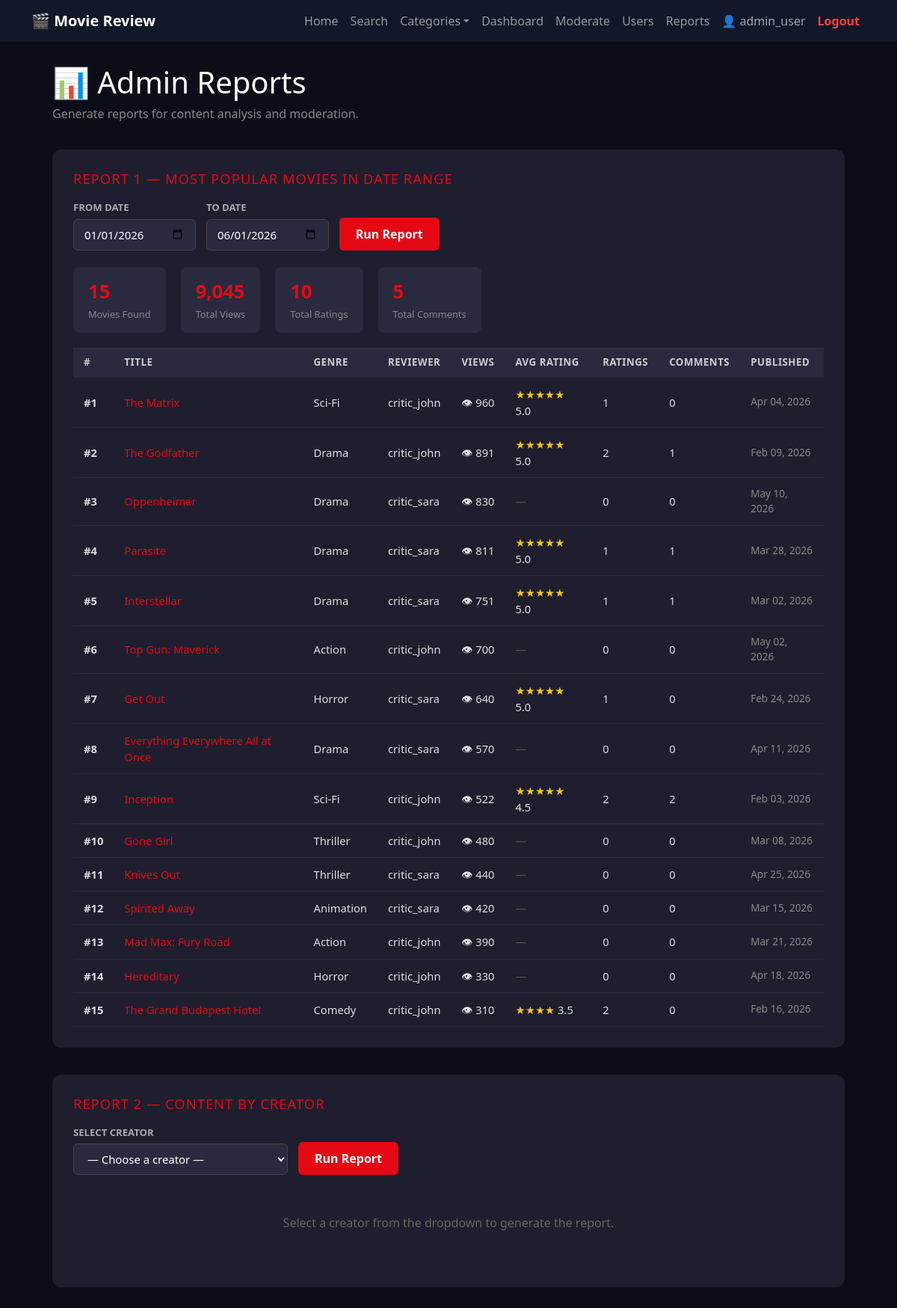
The page /admin_reports.php (signed in) on the database its author committed.
### tables this page shows
CREATE TABLE `dbproj_movies` (
    `movie_id`     INT(11) NOT NULL AUTO_INCREMENT,
    `user_id`      INT(11) NOT NULL,
    `genre_id`     INT(11) DEFAULT NULL,
    `title`        VARCHAR(255) NOT NULL,
    `description`  TEXT DEFAULT NULL,
    `full_review`  LONGTEXT DEFAULT NULL,
    `release_year` YEAR(4) DEFAULT NULL,
    `trailer_url`  VARCHAR(255) DEFAULT NULL,
    `status`       ENUM('draft','published') DEFAULT 'draft',
    `view_count`   INT(11) DEFAULT 0,
    `created_at`   DATETIME DEFAULT current_timestamp(),
    `updated_at`   DATETIME DEFAULT NULL ON UPDATE current_timestamp(),
    PRIMARY KEY (`movie_id`),
    KEY `idx_created_at` (`created_at`),
    KEY `idx_user_id` (`user_id`),
    KEY `idx_view_count` (`view_count`),
    KEY `idx_genre_id` (`genre_id`),
    FULLTEXT KEY `ft_movie_search` (`title`,`description`),
    CONSTRAINT `fk_movies_user`  FOREIGN KEY (`user_id`)  REFERENCES `dbproj_users` (`user_id`),
    CONSTRAINT `fk_movies_genre` FOREIGN KEY (`genre_id`) REFERENCES `dbproj_genres` (`genre_id`)
);

CREATE TABLE `dbproj_genres` (
    `genre_id`   INT(11) NOT NULL AUTO_INCREMENT,
    `genre_name` VARCHAR(100) NOT NULL,
    PRIMARY KEY (`genre_id`),
    UNIQUE KEY `genre_name` (`genre_name`)
);

CREATE TABLE `dbproj_users` (
    `user_id`    INT(11) NOT NULL AUTO_INCREMENT,
    `username`   VARCHAR(100) NOT NULL,
    `email`      VARCHAR(150) NOT NULL,
    `password`   VARCHAR(255) NOT NULL,
    `role_id`    INT(11) NOT NULL,
    `created_at` DATETIME DEFAULT current_timestamp(),
    PRIMARY KEY (`user_id`),
    UNIQUE KEY `username` (`username`),
    UNIQUE KEY `email` (`email`),
    KEY `role_id` (`role_id`),
    CONSTRAINT `fk_users_role` FOREIGN KEY (`role_id`)
        REFERENCES `dbproj_roles` (`role_id`)
);

### admin_reports.php (the view, shortened to what this page needs)
<?php
require_once 'db.php';
$r1_from    = $_GET['r1_from']    ?? date('Y-01-01');
$r1_to      = $_GET['r1_to']      ?? date('Y-m-d');
$r1_results = [];
$r1_error   = '';
if (!empty($r1_from) && !empty($r1_to)) {
    if ($r1_from > $r1_to) {
        $r1_error = 'Start date cannot be after end date.';
    } else {
        $stmt = $conn->prepare("CALL GetPopularMoviesByDateRange(?, ?)");
        $stmt->bind_param('ss', $r1_from, $r1_to);
        $stmt->execute();
        $r1_results = $stmt->get_result()->fetch_all(MYSQLI_ASSOC);
    }
}
$r2_user_id  = intval($_GET['r2_user'] ?? 0);
$r2_results  = [];
$r2_user_info = null;
?>
<!DOCTYPE html>
<html lang="en">
<head>
    <link href="https://cdn.jsdelivr.net/npm/bootstrap@5.3.3/dist/css/bootstrap.min.css" rel="stylesheet">
    <link rel="stylesheet" href="assets/css/style.css">
</head>
<body>
    <?php include 'includes/navbar.php'; ?>
    <div class="reports-container">
        <h1>📊 Admin Reports</h1>
        <p class="subtitle">Generate reports for content analysis and moderation.</p>
        <div class="report-card">
            <h2>Report 1 — Most Popular Movies in Date Range</h2>
            <form method="GET" action="admin_reports.php">
                <div class="filter-row">
                    <div>
                        <label for="r1_from">From Date</label>
                        <input type="date" id="r1_from" name="r1_from" value="<?= htmlspecialchars($r1_from) ?>">
                    </div>
                    <div>
                        <label for="r1_to">To Date</label>
                        <input type="date" id="r1_to" name="r1_to" value="<?= htmlspecialchars($r1_to) ?>">
                    </div>
                    <div>
                        <button type="submit" class="btn-run">Run Report</button>
                    </div>
                </div>
            </form>
            <?php if ($r1_error): ?>
                <p class="error-msg">⚠ <?= htmlspecialchars($r1_error) ?></p>
            <?php elseif (!empty($r1_results)): ?>
                <div class="summary-bar">
                    <div class="summary-stat">
                        <div class="val"><?= count($r1_results) ?></div>
                        <div class="lbl">Movies Found</div>
                    </div>
                    <div class="summary-stat">
                        <div class="val"><?= number_format(array_sum(array_column($r1_results, 'view_count'))) ?></div>
                        <div class="lbl">Total Views</div>
                    </div>
                    <div class="summary-stat">
                        <div class="val"><?= number_format(array_sum(array_column($r1_results, 'total_ratings'))) ?></div>
                        <div class="lbl">Total Ratings</div>
                    </div>
                    <div class="summary-stat">
                        <div class="val"><?= number_format(array_sum(array_column($r1_results, 'total_comments'))) ?></div>
                        <div class="lbl">Total Comments</div>
                    </div>
                </div>
                <table class="report-table">
                    <thead>
                        <tr>
                            <th>#</th>
                            <th>Title</th>
                            <th>Genre</th>
                            <th>Reviewer</th>
                            <th>Views</th>
                            <th>Avg Rating</th>
                            <th>Ratings</th>
                            <th>Comments</th>
                            <th>Published</th>
                        </tr>
                    </thead>
                    <tbody>
                        <?php foreach ($r1_results as $i => $row): ?>
                            <tr>
                                <td class="rank">#<?= $i + 1 ?></td>
                                <td>
                                    <a href="movie.php?id=<?= $row['movie_id'] ?>"
                                       style="color:#e50914; text-decoration:none;">
                                        <?= htmlspecialchars($row['title']) ?>
                                    </a>
                                </td>
                                <td><?= htmlspecialchars($row['genre_name'] ?? '—') ?></td>
                                <td><?= htmlspecialchars($row['reviewer']) ?></td>
                                <td>👁 <?= number_format($row['view_count']) ?></td>
                                <td>
                                    <?php if ($row['avg_rating']): ?>
                                        <span class="stars-small"><?= str_repeat('★', round($row['avg_rating'])) ?></span>
                                        <?= $row['avg_rating'] ?>
                                    <?php else: ?>
                                        <span style="color:#555;">—</span>
                                    <?php endif; ?>
                                </td>
                                <td><?= $row['total_ratings'] ?></td>
                                <td><?= $row['total_comments'] ?></td>
                                <td style="color:#888; font-size:0.85rem;">
                                    <?= date('M d, Y', strtotime($row['created_at'])) ?>
                                </td>
                            </tr>
                        <?php endforeach; ?>
                    </tbody>
                </table>
            <?php else: ?>
                <p class="empty-msg">No published movies found in that date range.</p>
            <?php endif; ?>
        </div>
        <div class="report-card">
            <h2>Report 2 — Content by Creator</h2>
            <form method="GET" action="admin_reports.php">
                <div class="filter-row">
                    <div>
                        <label for="r2_user">Select Creator</label>
                        <select id="r2_user" name="r2_user">
                            <option value="0">— Choose a creator —</option>
                        </select>
                    </div>
                    <div>
                        <button type="submit" class="btn-run">Run Report</button>
                    </div>
                </div>
            </form>
            <?php if ($r2_user_id > 0 && $r2_user_info): ?>
                <div class="summary-bar">
                    <div class="summary-stat">
                        <div class="val"><?= count($r2_results) ?></div>
                        <div class="lbl">Total Reviews</div>
                    </div>
                    <div class="summary-stat">
                        <div class="val"><?= count(array_filter($r2_results, fn($r) => $r['status'] === 'published')) ?></div>
                        <div class="lbl">Published</div>
                    </div>
                    <div class="summary-stat">
                        <div class="val"><?= number_format(array_sum(array_column($r2_results, 'view_count'))) ?></div>
                        <div class="lbl">Total Views</div>
                    </div>
                    <div class="summary-stat">
                        <div class="val"><?= number_format(array_sum(array_column($r2_results, 'total_comments'))) ?></div>
                        <div class="lbl">Total Comments</div>
                    </div>
                </div>
                <?php if (empty($r2_results)): ?>
                    <p class="empty-msg">This user has not created any reviews yet.</p>
                <?php else: ?>
                    <table class="report-table">
                        <thead>
                            <tr>
                                <th>Title</th>
                                <th>Genre</th>
                                <th>Year</th>
                                <th>Status</th>
                                <th>Views</th>
                                <th>Avg Rating</th>
                                <th>Comments</th>
                                <th>Created</th>
                            </tr>
                        </thead>
                        <tbody>
                            <?php foreach ($r2_results as $row): ?>
                                <tr>
                                    <td>
                                        <a href="movie.php?id=<?= $row['movie_id'] ?>"
                                           style="color:#e50914; text-decoration:none;">
                                            <?= htmlspecialchars($row['title']) ?>
                                        </a>
                                    </td>
                                    <td><?= htmlspecialchars($row['genre_name'] ?? '—') ?></td>
                                    <td><?= $row['release_year'] ?></td>
                                    <td>
                                        <span class="status-badge status-<?= $row['status'] ?>">
                                            <?= ucfirst($row['status']) ?>
                                        </span>
                                    </td>
                                    <td>👁 <?= number_format($row['view_count']) ?></td>
                                    <td>
                                        <?php if ($row['avg_rating']): ?>
                                            <span class="stars-small"><?= str_repeat('★', round($row['avg_rating'])) ?></span>
                                            <?= $row['avg_rating'] ?>
                                        <?php else: ?>
                                            <span style="color:#555;">—</span>
                                        <?php endif; ?>
                                    </td>
                                    <td><?= $row['total_comments'] ?></td>
                                    <td style="color:#888; font-size:0.85rem;">
                                        <?= date('M d, Y', strtotime($row['created_at'])) ?>
                                    </td>
                                </tr>
                            <?php endforeach; ?>
                        </tbody>
                    </table>
                <?php endif; ?>
            <?php elseif ($r2_user_id > 0): ?>
                <p class="empty-msg">User not found.</p>
            <?php else: ?>
                <p class="empty-msg">Select a creator from the dropdown to generate the report.</p>
            <?php endif; ?>
        </div>
    </div>
</body>
</html>

### assets/css/style.css (style rules this page uses)
body { background:#0f172a; color:white; font-family:system-ui; }

### admin_reports.php (style rules this page uses)
body { background: #0d0d1a; color: #e0e0e0; font-family: 'Segoe UI', sans-serif; }
.reports-container { max-width: 1100px; margin: 30px auto; padding: 0 20px; }
h1 { color: #fff; margin-bottom: 6px; }
.subtitle { color: #888; margin-bottom: 36px; }
.report-card { background: #1e1e2e; border-radius: 12px; padding: 28px; margin-bottom: 36px; }
.report-card h2 { color: #e50914; font-size: 1.15rem; text-transform: uppercase; letter-spacing: 1px; margin-bottom: 18px; }
.filter-row { display: flex; flex-wrap: wrap; gap: 14px; align-items: flex-end; margin-bottom: 22px; }
.filter-row label { color: #aaa; font-size: 0.82rem; font-weight: 600; text-transform: uppercase; display: block; margin-bottom: 5px; }
.filter-row input, .filter-row select { padding: 9px 14px; border-radius: 6px; border: 1px solid #444; background: #2a2a3e; color: #fff; font-size: 0.93rem; }
.btn-run { background: #e50914; color: #fff; border: none; padding: 10px 22px; border-radius: 6px; cursor: pointer; font-weight: 600; }
.report-table { width: 100%; border-collapse: collapse; margin-top: 10px; }
.report-table th { background: #2a2a3e; color: #ccc; text-align: left; padding: 10px 14px; font-size: 0.83rem; text-transform: uppercase; letter-spacing: 0.5px; }
.report-table td { padding: 11px 14px; border-bottom: 1px solid #2a2a3e; color: #ddd; font-size: 0.92rem; }
.rank { font-weight: 700; color: #f5c518; }
.stars-small { color: #f5c518; }
.empty-msg { color: #666; text-align: center; padding: 30px 0; }
.summary-bar { display: flex; gap: 20px; flex-wrap: wrap; margin-bottom: 20px; }
.summary-stat { background: #2a2a3e; border-radius: 8px; padding: 14px 20px; }
.summary-stat .val { font-size: 1.6rem; font-weight: 700; color: #e50914; }
.summary-stat .lbl { font-size: 0.8rem; color: #888; margin-top: 2px; }

### rows shown on the page
dbproj_movies: title "The Matrix", genre.genre_name "Sci-Fi", user.username "critic_john", view_count "960", avg_rating "★★★★★", avg_rating "5.0", total_ratings "1", total_comments "0", created_at "Apr 04, 2026"
dbproj_movies: title "The Godfather", genre.genre_name "Drama", user.username "critic_john", view_count "891", avg_rating "★★★★★", avg_rating "5.0", total_ratings "2", total_comments "1", created_at "Feb 09, 2026"
dbproj_movies: title "Oppenheimer", genre.genre_name "Drama", user.username "critic_sara", view_count "830", total_ratings "0", total_comments "0", created_at "May 10, 2026"
dbproj_movies: title "Parasite", genre.genre_name "Drama", user.username "critic_sara", view_count "811", avg_rating "★★★★★", avg_rating "5.0", total_ratings "1", total_comments "1", created_at "Mar 28, 2026"
dbproj_movies: title "Interstellar", genre.genre_name "Drama", user.username "critic_sara", view_count "751", avg_rating "★★★★★", avg_rating "5.0", total_ratings "1", total_comments "1", created_at "Mar 02, 2026"
dbproj_movies: title "Top Gun: Maverick", genre.genre_name "Action", user.username "critic_john", view_count "700", total_ratings "0", total_comments "0", created_at "May 02, 2026"
dbproj_movies: title "Get Out", genre.genre_name "Horror", user.username "critic_sara", view_count "640", avg_rating "★★★★★", avg_rating "5.0", total_ratings "1", total_comments "0", created_at "Feb 24, 2026"
dbproj_movies: title "Everything Everywhere All at Once", genre.genre_name "Drama", user.username "critic_sara", view_count "570", total_ratings "0", total_comments "0", created_at "Apr 11, 2026"
dbproj_movies: title "Inception", genre.genre_name "Sci-Fi", user.username "critic_john", view_count "522", avg_rating "★★★★★", avg_rating "4.5", total_ratings "2", total_comments "2", created_at "Feb 03, 2026"
dbproj_movies: title "Gone Girl", genre.genre_name "Thriller", user.username "critic_john", view_count "480", total_ratings "0", total_comments "0", created_at "Mar 08, 2026"
dbproj_movies: title "Knives Out", genre.genre_name "Thriller", user.username "critic_sara", view_count "440", total_ratings "0", total_comments "0", created_at "Apr 25, 2026"
dbproj_movies: title "Spirited Away", genre.genre_name "Animation", user.username "critic_sara", view_count "420", total_ratings "0", total_comments "0", created_at "Mar 15, 2026"
dbproj_movies: title "Mad Max: Fury Road", genre.genre_name "Action", user.username "critic_john", view_count "390", total_ratings "0", total_comments "0", created_at "Mar 21, 2026"
dbproj_movies: title "Hereditary", genre.genre_name "Horror", user.username "critic_john", view_count "330", total_ratings "0", total_comments "0", created_at "Apr 18, 2026"
dbproj_movies: title "The Grand Budapest Hotel", genre.genre_name "Comedy", user.username "critic_john", view_count "310", avg_rating "★★★★", avg_rating "3.5", total_ratings "2", total_comments "0", created_at "Feb 16, 2026"

### other values the page prints
getCurrentUsername() "admin_user"
count($r1_results) "15"
array_sum(array_column($r1_results, 'view_count')) "9,045"
array_sum(array_column($r1_results, 'total_ratings')) "10"
array_sum(array_column($r1_results, 'total_comments')) "5"
